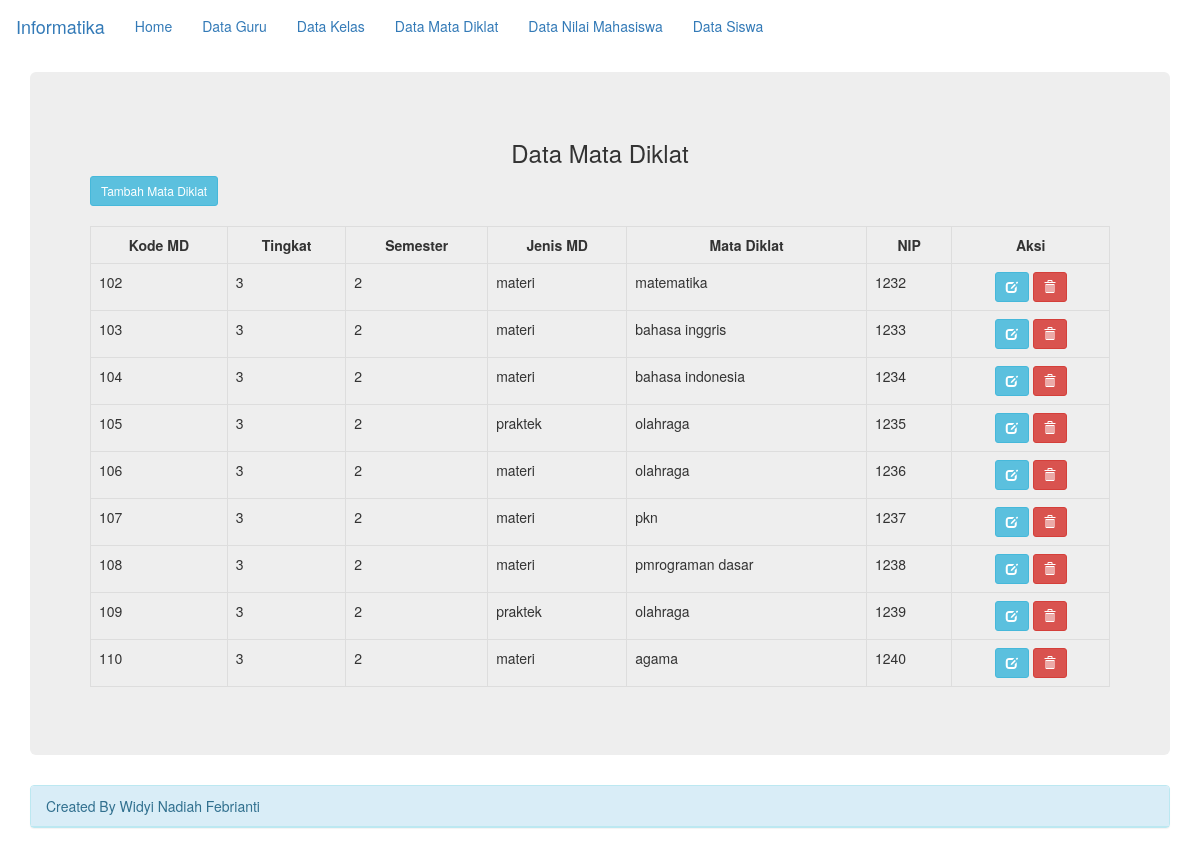
/tugas_widi/index.php?halaman=data_mata_diklat, run on the app's committed database.
### tables this page shows
CREATE TABLE `data_mata_diklat` (
  `kode_md` char(15) NOT NULL,
  `tingkat` char(5) NOT NULL,
  `semester` char(2) NOT NULL,
  `jenis_md` varchar(30) NOT NULL,
  `mata_diklat` varchar(100) NOT NULL,
  `nip` char(15) NOT NULL
);

### tugas_widi/data_mata_diklat.php (the view, shortened to what this page needs)
<?php
include("koneksi.php");
?>
<h3 align="center">Data Mata Diklat</h3>
<a href="?halaman=data_mata_diklat_tambah" class="btn btn-info btn-sm">Tambah Mata Diklat</a><br/><br/>
<div class="table-responsive">
<table class="table table-bordered table-hove">
	<tr>
		<th><center>Kode MD</center></th>
		<th><center>Tingkat</center></th>
		<th><center>Semester</center></th>
		<th><center>Jenis MD</center></th>
		<th><center>Mata Diklat</center></th>
		<th><center>NIP</center></th>
		<th><center>Aksi</center></th>
	</tr>
<?php
	$query=("SELECT * FROM data_mata_diklat");
	$lihat = mysqli_query($koneksi, $query) or die('Error, query failed,'.mysqli_error());
	while($r=mysqli_fetch_array($lihat)){
?>
	<tr>
		<td><?php echo"$r[kode_md]";?></td>
		<td><?php echo"$r[tingkat]";?></td>
		<td><?php echo"$r[semester]";?></td>
		<td><?php echo"$r[jenis_md]";?></td>
		<td><?php echo"$r[mata_diklat]";?></td>
		<td><?php echo"$r[nip]";?></td>
		<td align="center">
			<a href="?halaman=data_mata_diklat_edit&kode_md=<?php echo"$r[kode_md]";?>" title="Edit Data"
			class="btn btn-info btn-sm"><span class="glyphicon glyphicon-edit" aria-hidden="true"></span></a>
			<a href="?halaman=data_mata_diklat_delete&kode_md=<?php echo"$r[kode_md]";?>" onclick="return confirm('Apakah anda akan menghapus data ini ? Klik OK untuk menghapus')" title="Hapus Data"
			class="btn btn-danger btn-sm"><span class="glyphicon glyphicon-trash" aria-hidden="true"></span></a>
	</tr>
<?php
} ?>
</table>
</div>

### data on the page
data_mata_diklat: kode_md "102", tingkat "3", semester "2", jenis_md "materi", mata_diklat "matematika", nip "1232"
data_mata_diklat: kode_md "103", tingkat "3", semester "2", jenis_md "materi", mata_diklat "bahasa inggris", nip "1233"
data_mata_diklat: kode_md "104", tingkat "3", semester "2", jenis_md "materi", mata_diklat "bahasa indonesia", nip "1234"
data_mata_diklat: kode_md "105", tingkat "3", semester "2", jenis_md "praktek", mata_diklat "olahraga", nip "1235"
data_mata_diklat: kode_md "106", tingkat "3", semester "2", jenis_md "materi", mata_diklat "olahraga", nip "1236"
data_mata_diklat: kode_md "107", tingkat "3", semester "2", jenis_md "materi", mata_diklat "pkn", nip "1237"
data_mata_diklat: kode_md "108", tingkat "3", semester "2", jenis_md "materi", mata_diklat "pmrograman dasar", nip "1238"
data_mata_diklat: kode_md "109", tingkat "3", semester "2", jenis_md "praktek", mata_diklat "olahraga", nip "1239"
data_mata_diklat: kode_md "110", tingkat "3", semester "2", jenis_md "materi", mata_diklat "agama", nip "1240"
